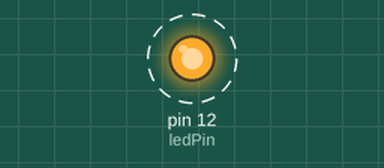
A sketch run on a simulated Arduino Uno, built with avr-gcc and run on an emulated ATmega328P. Shown: output pins drawn as LEDs (lit = HIGH). Dashed ring = blinking. What the sketch prints to the serial monitor is not drawn.

Above: at 0.5 s.
Timing chart, 0 to 4.6 s (numbered marks = the images above):
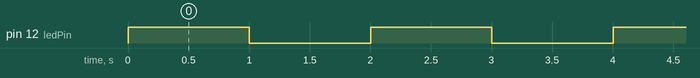

The sketch:

step4-blink-unity.ino
```cpp
int ledPin = 12;

void setup() {
// initialize digital pin LED_BUILTIN as an output.
  Serial.begin(9600);
  pinMode(ledPin, OUTPUT);
}
// the loop function runs over and over again forever
void loop() {
  digitalWrite(ledPin, HIGH); // turn the LED on (HIGH is the voltage level)
  Serial.write(1);
  Serial.flush();
  delay(1000); // wait for a second
  digitalWrite(ledPin, LOW); // turn the LED off by making the voltage LOW
  Serial.write(2);
  Serial.flush();
  delay(1000); // wait for a second
}
```

Measured:
- by itself, pin 12 (ledPin): alternates HIGH for 1.0 s and LOW for 1.0 s
